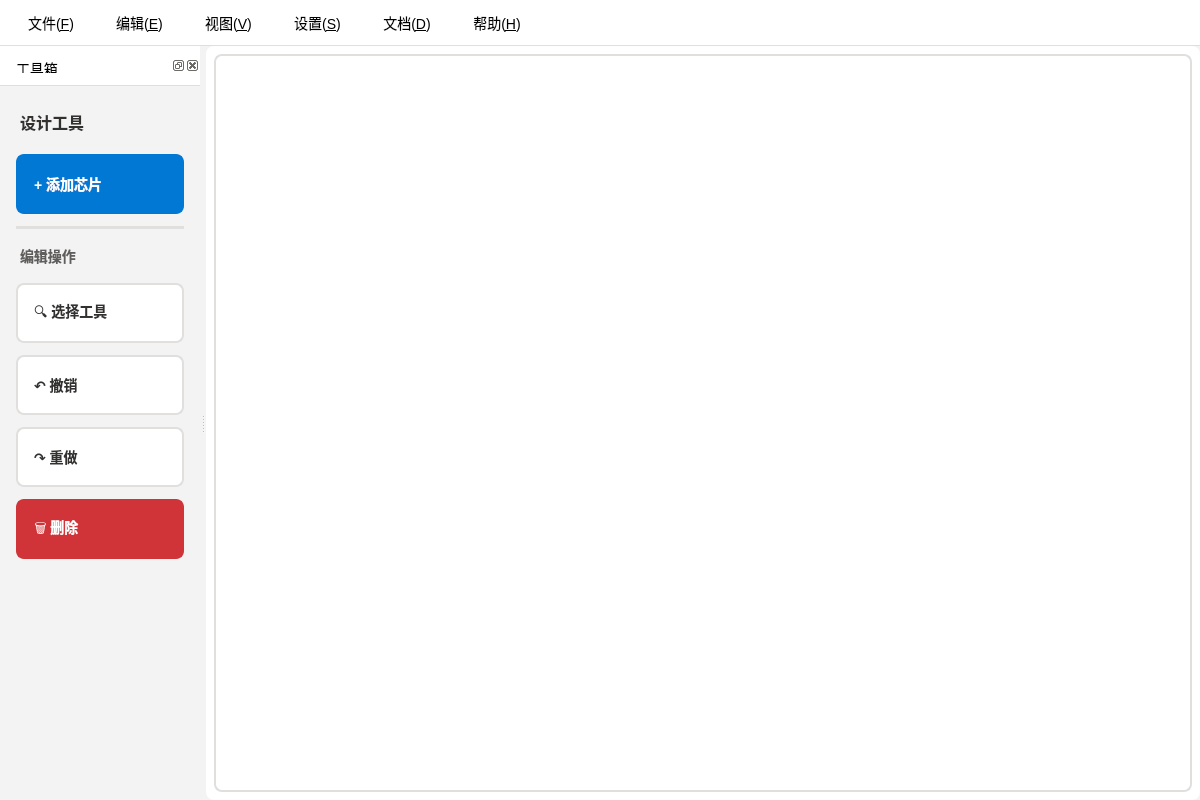
<?xml version="1.0" encoding="UTF-8"?>
<ui version="4.0">
 <class>MainWindow</class>
 <widget class="QMainWindow" name="MainWindow">
  <property name="geometry">
   <rect>
    <x>0</x>
    <y>0</y>
    <width>1200</width>
    <height>800</height>
   </rect>
  </property>
  <property name="sizePolicy">
   <sizepolicy hsizetype="Expanding" vsizetype="Expanding">
    <horstretch>0</horstretch>
    <verstretch>0</verstretch>
   </sizepolicy>
  </property>
  <property name="windowTitle">
   <string>ChipCraft Design Studio</string>
  </property>
  <property name="styleSheet">
   <string notr="true">/* 主窗口样式 */
QMainWindow {
    background-color: #f3f3f3;
    color: #323130;
}

/* 菜单栏样式 */
QMenuBar {
    background-color: #ffffff;
    border-bottom: 1px solid #e1dfdd;
    font-size: 14px;
    padding: 4px;
}

QMenuBar::item {
    background-color: transparent;
    padding: 8px 16px;
    margin: 0px 2px;
    border-radius: 4px;
}

QMenuBar::item:selected {
    background-color: #f3f2f1;
    color: #323130;
}

QMenuBar::item:pressed {
    background-color: #edebe9;
}

/* 菜单样式 */
QMenu {
    background-color: #ffffff;
    border: 1px solid #e1dfdd;
    border-radius: 8px;
    padding: 8px 0px;
    font-size: 14px;
}

QMenu::item {
    padding: 8px 24px;
    margin: 2px 8px;
    border-radius: 4px;
}

QMenu::item:selected {
    background-color: #f3f2f1;
    color: #323130;
}

/* 停靠窗口样式 */
QDockWidget {
    background-color: #faf9f8;
    border: 1px solid #e1dfdd;
    border-radius: 8px;
    font-size: 14px;
}

QDockWidget::title {
    background-color: #ffffff;
    border-bottom: 1px solid #e1dfdd;
    padding: 12px;
    font-weight: 600;
    color: #323130;
}</string>
  </property>
  <widget class="QWidget" name="centralwidget">
   <property name="sizePolicy">
    <sizepolicy hsizetype="Expanding" vsizetype="Expanding">
     <horstretch>0</horstretch>
     <verstretch>0</verstretch>
    </sizepolicy>
   </property>
   <property name="styleSheet">
    <string notr="true">QWidget {
    background-color: #ffffff;
    border-radius: 8px;
}</string>
   </property>
   <layout class="QHBoxLayout" name="horizontalLayout">
    <property name="spacing">
     <number>8</number>
    </property>
    <property name="leftMargin">
     <number>8</number>
    </property>
    <property name="topMargin">
     <number>8</number>
    </property>
    <property name="rightMargin">
     <number>8</number>
    </property>
    <property name="bottomMargin">
     <number>8</number>
    </property>
    <item>
     <widget class="QGraphicsView" name="canvasView">
      <property name="verticalScrollBarPolicy">
       <enum>Qt::ScrollBarPolicy::ScrollBarAlwaysOff</enum>
      </property>
      <property name="horizontalScrollBarPolicy">
       <enum>Qt::ScrollBarPolicy::ScrollBarAlwaysOff</enum>
      </property>
      <property name="styleSheet">
       <string notr="true">QGraphicsView {
    background-color: #ffffff;
    border: 2px solid #e1dfdd;
    border-radius: 8px;
}

QGraphicsView:focus {
    border-color: #0078d4;
}</string>
      </property>
     </widget>
    </item>
   </layout>
  </widget>
  <widget class="QMenuBar" name="menuBar">
   <property name="geometry">
    <rect>
     <x>0</x>
     <y>0</y>
     <width>1200</width>
     <height>32</height>
    </rect>
   </property>
   <widget class="QMenu" name="menufile">
    <property name="title">
     <string>文件(&amp;F)</string>
    </property>
    <addaction name="actionnew"/>
    <addaction name="actionopen"/>
    <addaction name="actionopenRecent"/>
    <addaction name="separator"/>
    <addaction name="actionsave"/>
    <addaction name="actionsaveOther"/>
    <addaction name="separator"/>
    <addaction name="actionexit"/>
   </widget>
   <widget class="QMenu" name="menuedit">
    <property name="title">
     <string>编辑(&amp;E)</string>
    </property>
    <addaction name="actionaddRect"/>
   </widget>
   <widget class="QMenu" name="menusettings">
    <property name="title">
     <string>视图(&amp;V)</string>
    </property>
    <addaction name="actionsetLeftDock"/>
    <addaction name="actionhideLeftDock"/>
   </widget>
   <widget class="QMenu" name="menuview">
    <property name="title">
     <string>设置(&amp;S)</string>
    </property>
    <addaction name="actionsetting_original"/>
   </widget>
   <widget class="QMenu" name="menudocument">
    <property name="title">
     <string>文档(&amp;D)</string>
    </property>
   </widget>
   <widget class="QMenu" name="menuhelp">
    <property name="title">
     <string>帮助(&amp;H)</string>
    </property>
    <addaction name="actionaboutUs"/>
    <addaction name="actionhelpDocument"/>
   </widget>
   <addaction name="menufile"/>
   <addaction name="menuedit"/>
   <addaction name="menusettings"/>
   <addaction name="menuview"/>
   <addaction name="menudocument"/>
   <addaction name="menuhelp"/>
  </widget>
  <widget class="QDockWidget" name="dockWidget">
   <property name="sizePolicy">
    <sizepolicy hsizetype="Preferred" vsizetype="Expanding">
     <horstretch>0</horstretch>
     <verstretch>0</verstretch>
    </sizepolicy>
   </property>
   <property name="minimumSize">
    <size>
     <width>200</width>
     <height>0</height>
    </size>
   </property>
   <property name="maximumSize">
    <size>
     <width>280</width>
     <height>16777215</height>
    </size>
   </property>
   <property name="windowTitle">
    <string>工具箱</string>
   </property>
   <attribute name="dockWidgetArea">
    <number>1</number>
   </attribute>
   <widget class="QWidget" name="dockWidgetContents">
    <property name="sizePolicy">
     <sizepolicy hsizetype="Preferred" vsizetype="Expanding">
      <horstretch>0</horstretch>
      <verstretch>0</verstretch>
     </sizepolicy>
    </property>
    <property name="styleSheet">
     <string notr="true">/* 工具箱按钮样式 */
QPushButton {
    background-color: #ffffff;
    border: 2px solid #e1dfdd;
    border-radius: 8px;
    padding: 12px 16px;
    font-size: 14px;
    font-weight: 500;
    color: #323130;
    text-align: left;
    min-height: 32px;
}

QPushButton:hover {
    background-color: #f3f2f1;
    border-color: #c8c6c4;
}

QPushButton:pressed {
    background-color: #edebe9;
    border-color: #a19f9d;
}

QPushButton:focus {
    border-color: #0078d4;
    outline: none;
}

/* 特殊按钮颜色 */
QPushButton#addRectangleButton {
    background-color: #0078d4;
    color: #ffffff;
    border-color: #0078d4;
}

QPushButton#addRectangleButton:hover {
    background-color: #106ebe;
    border-color: #106ebe;
}

QPushButton#deleteButton {
    background-color: #d13438;
    color: #ffffff;
    border-color: #d13438;
}

QPushButton#deleteButton:hover {
    background-color: #b4282c;
    border-color: #b4282c;
}</string>
    </property>
    <layout class="QVBoxLayout" name="verticalLayout_main">
     <property name="spacing">
      <number>12</number>
     </property>
     <property name="leftMargin">
      <number>16</number>
     </property>
     <property name="topMargin">
      <number>16</number>
     </property>
     <property name="rightMargin">
      <number>16</number>
     </property>
     <property name="bottomMargin">
      <number>16</number>
     </property>
     <item>
      <widget class="QLabel" name="toolboxLabel">
       <property name="text">
        <string>设计工具</string>
       </property>
       <property name="styleSheet">
        <string notr="true">QLabel {
    font-size: 16px;
    font-weight: 600;
    color: #323130;
    padding: 8px 0px;
    border: none;
    background: transparent;
}</string>
       </property>
      </widget>
     </item>
     <item>
      <widget class="QPushButton" name="addRectangleButton">
       <property name="sizePolicy">
        <sizepolicy hsizetype="Expanding" vsizetype="Fixed">
         <horstretch>0</horstretch>
         <verstretch>0</verstretch>
        </sizepolicy>
       </property>
       <property name="text">
        <string>+ 添加芯片</string>
       </property>
      </widget>
     </item>
     <item>
      <widget class="Line" name="line_1">
       <property name="styleSheet">
        <string notr="true">QFrame {
    background-color: #e1dfdd;
    border: none;
}</string>
       </property>
       <property name="orientation">
        <enum>Qt::Horizontal</enum>
       </property>
      </widget>
     </item>
     <item>
      <widget class="QLabel" name="editLabel">
       <property name="text">
        <string>编辑操作</string>
       </property>
       <property name="styleSheet">
        <string notr="true">QLabel {
    font-size: 14px;
    font-weight: 600;
    color: #605e5c;
    padding: 4px 0px;
    border: none;
    background: transparent;
}</string>
       </property>
      </widget>
     </item>
     <item>
      <widget class="QPushButton" name="selectButton">
       <property name="sizePolicy">
        <sizepolicy hsizetype="Expanding" vsizetype="Fixed">
         <horstretch>0</horstretch>
         <verstretch>0</verstretch>
        </sizepolicy>
       </property>
       <property name="text">
        <string>🔍 选择工具</string>
       </property>
      </widget>
     </item>
     <item>
      <widget class="QPushButton" name="undoButton">
       <property name="sizePolicy">
        <sizepolicy hsizetype="Expanding" vsizetype="Fixed">
         <horstretch>0</horstretch>
         <verstretch>0</verstretch>
        </sizepolicy>
       </property>
       <property name="text">
        <string>↶ 撤销</string>
       </property>
      </widget>
     </item>
     <item>
      <widget class="QPushButton" name="redoButton">
       <property name="sizePolicy">
        <sizepolicy hsizetype="Expanding" vsizetype="Fixed">
         <horstretch>0</horstretch>
         <verstretch>0</verstretch>
        </sizepolicy>
       </property>
       <property name="text">
        <string>↷ 重做</string>
       </property>
      </widget>
     </item>
     <item>
      <widget class="QPushButton" name="deleteButton">
       <property name="sizePolicy">
        <sizepolicy hsizetype="Expanding" vsizetype="Fixed">
         <horstretch>0</horstretch>
         <verstretch>0</verstretch>
        </sizepolicy>
       </property>
       <property name="text">
        <string>🗑 删除</string>
       </property>
      </widget>
     </item>
     <item>
      <spacer name="verticalSpacer">
       <property name="orientation">
        <enum>Qt::Vertical</enum>
       </property>
       <property name="sizeHint" stdset="0">
        <size>
         <width>20</width>
         <height>40</height>
        </size>
       </property>
      </spacer>
     </item>
    </layout>
   </widget>
  </widget>
  <action name="actionsetting_original">
   <property name="text">
    <string>首选项...</string>
   </property>
  </action>
  <action name="actionsetLeftDock">
   <property name="text">
    <string>显示工具箱</string>
   </property>
  </action>
  <action name="actionhideLeftDock">
   <property name="text">
    <string>隐藏工具箱</string>
   </property>
  </action>
  <action name="actionnew">
   <property name="text">
    <string>新建(&amp;N)</string>
   </property>
   <property name="shortcut">
    <string>Ctrl+N</string>
   </property>
  </action>
  <action name="actionsave">
   <property name="text">
    <string>保存(&amp;S)</string>
   </property>
   <property name="shortcut">
    <string>Ctrl+S</string>
   </property>
  </action>
  <action name="actionopen">
   <property name="text">
    <string>打开(&amp;O)</string>
   </property>
   <property name="shortcut">
    <string>Ctrl+O</string>
   </property>
  </action>
  <action name="actionopenRecent">
   <property name="text">
    <string>最近打开的文件</string>
   </property>
  </action>
  <action name="actionexit">
   <property name="text">
    <string>退出(&amp;X)</string>
   </property>
   <property name="shortcut">
    <string>Alt+F4</string>
   </property>
  </action>
  <action name="actionsaveOther">
   <property name="text">
    <string>另存为...</string>
   </property>
   <property name="shortcut">
    <string>Ctrl+Shift+S</string>
   </property>
  </action>
  <action name="actionaddRect">
   <property name="text">
    <string>添加芯片</string>
   </property>
   <property name="shortcut">
    <string>Ctrl+A</string>
   </property>
  </action>
  <action name="actionaboutUs">
   <property name="text">
    <string>关于 ChipCraft</string>
   </property>
  </action>
  <action name="actionhelpDocument">
   <property name="text">
    <string>帮助文档</string>
   </property>
   <property name="shortcut">
    <string>F1</string>
   </property>
  </action>
  <zorder>dockWidget</zorder>
 </widget>
 <resources/>
 <connections/>
</ui>
